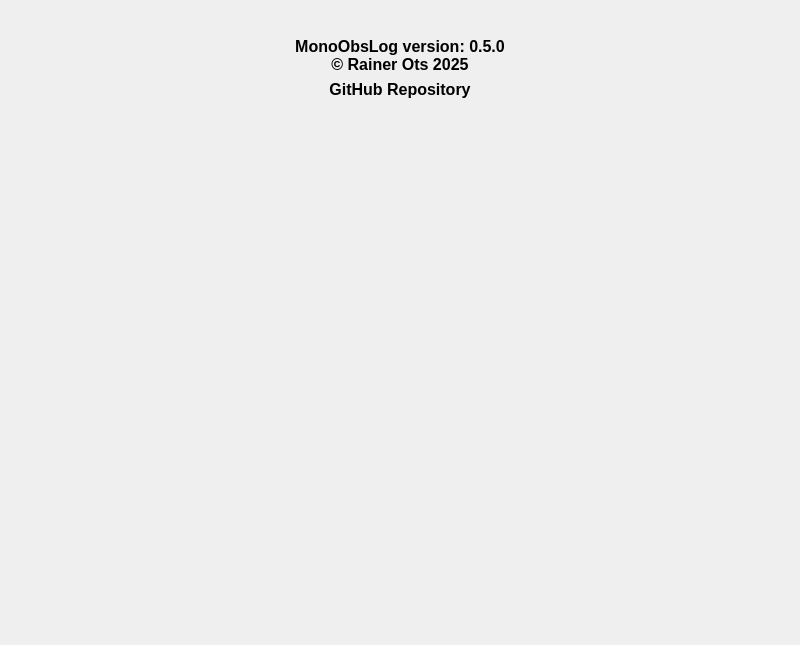
<?xml version="1.0" encoding="UTF-8"?>
<ui version="4.0">
 <class>AboutTab</class>
 <widget class="QWidget" name="AboutTab">
  <property name="geometry">
   <rect>
    <x>0</x>
    <y>0</y>
    <width>800</width>
    <height>645</height>
   </rect>
  </property>
  <layout class="QVBoxLayout" name="verticalLayout">
   <item>
    <layout class="QHBoxLayout" name="horizontalLayout">
     <item>
      <spacer name="horizontalSpacer">
       <property name="orientation">
        <enum>Qt::Orientation::Horizontal</enum>
       </property>
       <property name="sizeHint" stdset="0">
        <size>
         <width>40</width>
         <height>20</height>
        </size>
       </property>
      </spacer>
     </item>
     <item>
      <widget class="QLabel" name="iconLabel">
       <property name="sizePolicy">
        <sizepolicy hsizetype="Preferred" vsizetype="Preferred">
         <horstretch>0</horstretch>
         <verstretch>0</verstretch>
        </sizepolicy>
       </property>
       <property name="maximumSize">
        <size>
         <width>512</width>
         <height>512</height>
        </size>
       </property>
       <property name="scaledContents">
        <bool>true</bool>
       </property>
      </widget>
     </item>
     <item>
      <spacer name="horizontalSpacer_2">
       <property name="orientation">
        <enum>Qt::Orientation::Horizontal</enum>
       </property>
       <property name="sizeHint" stdset="0">
        <size>
         <width>40</width>
         <height>20</height>
        </size>
       </property>
      </spacer>
     </item>
    </layout>
   </item>
   <item>
    <widget class="QLabel" name="versionLabel">
     <property name="font">
      <font>
       <pointsize>12</pointsize>
       <bold>true</bold>
      </font>
     </property>
     <property name="text">
      <string>MonoObsLog version: 0.5.0
© Rainer Ots 2025</string>
     </property>
     <property name="textFormat">
      <enum>Qt::TextFormat::PlainText</enum>
     </property>
     <property name="alignment">
      <set>Qt::AlignmentFlag::AlignCenter</set>
     </property>
    </widget>
   </item>
   <item>
    <widget class="QLabel" name="linkLabel">
     <property name="font">
      <font>
       <pointsize>12</pointsize>
       <bold>true</bold>
      </font>
     </property>
     <property name="text">
      <string>GitHub Repository</string>
     </property>
     <property name="alignment">
      <set>Qt::AlignmentFlag::AlignCenter</set>
     </property>
     <property name="openExternalLinks">
      <bool>true</bool>
     </property>
    </widget>
   </item>
   <item>
    <spacer name="verticalSpacer">
     <property name="orientation">
      <enum>Qt::Orientation::Vertical</enum>
     </property>
     <property name="sizeHint" stdset="0">
      <size>
       <width>20</width>
       <height>40</height>
      </size>
     </property>
    </spacer>
   </item>
  </layout>
 </widget>
 <resources/>
 <connections/>
</ui>
